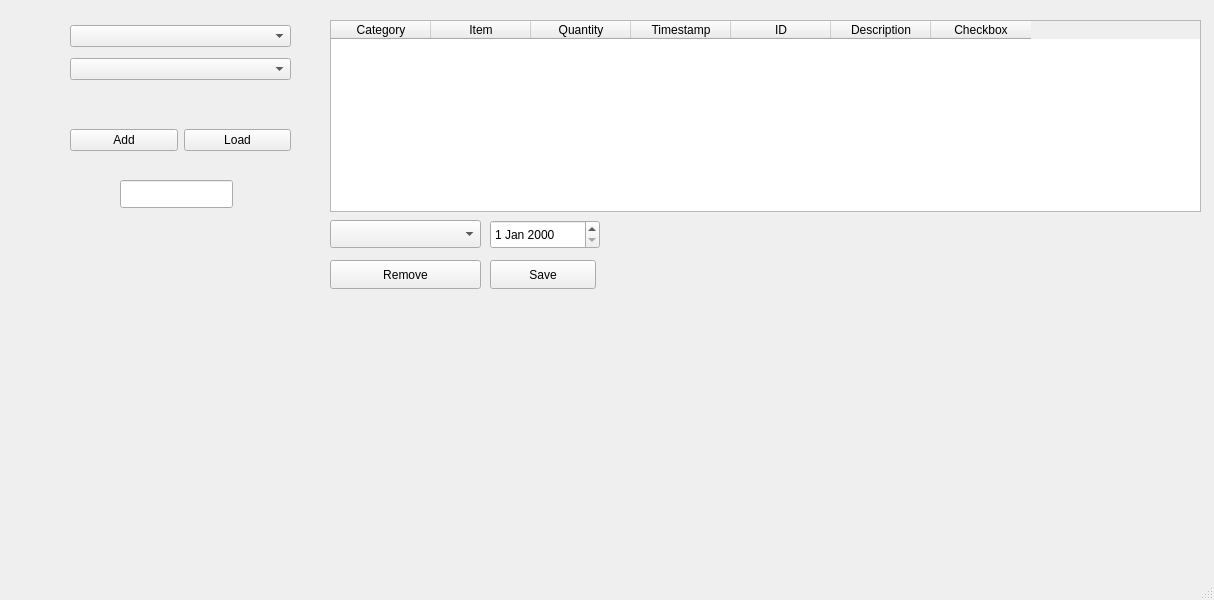
<?xml version="1.0" encoding="UTF-8"?>
<ui version="4.0">
 <class>Inventory</class>
 <widget class="QMainWindow" name="Inventory">
  <property name="geometry">
   <rect>
    <x>0</x>
    <y>0</y>
    <width>1214</width>
    <height>600</height>
   </rect>
  </property>
  <property name="windowTitle">
   <string>Inventory</string>
  </property>
  <widget class="QWidget" name="centralwidget">
   <widget class="QTableWidget" name="tableWidget">
    <property name="geometry">
     <rect>
      <x>330</x>
      <y>20</y>
      <width>871</width>
      <height>192</height>
     </rect>
    </property>
    <column>
     <property name="text">
      <string>Category</string>
     </property>
    </column>
    <column>
     <property name="text">
      <string>Item</string>
     </property>
    </column>
    <column>
     <property name="text">
      <string>Quantity</string>
     </property>
    </column>
    <column>
     <property name="text">
      <string>Timestamp</string>
     </property>
    </column>
    <column>
     <property name="text">
      <string>ID</string>
     </property>
    </column>
    <column>
     <property name="text">
      <string>Description</string>
     </property>
    </column>
    <column>
     <property name="text">
      <string>Checkbox</string>
     </property>
    </column>
   </widget>
   <widget class="QWidget" name="verticalLayoutWidget">
    <property name="geometry">
     <rect>
      <x>70</x>
      <y>20</y>
      <width>221</width>
      <height>65</height>
     </rect>
    </property>
    <layout class="QVBoxLayout" name="verticalLayout">
     <item>
      <widget class="QComboBox" name="comboCategory"/>
     </item>
     <item>
      <widget class="QComboBox" name="comboItem"/>
     </item>
    </layout>
   </widget>
   <widget class="QWidget" name="horizontalLayoutWidget">
    <property name="geometry">
     <rect>
      <x>70</x>
      <y>100</y>
      <width>221</width>
      <height>80</height>
     </rect>
    </property>
    <layout class="QHBoxLayout" name="horizontalLayout">
     <item>
      <widget class="QPushButton" name="btnAdd">
       <property name="text">
        <string>Add</string>
       </property>
      </widget>
     </item>
     <item>
      <widget class="QPushButton" name="btnLoad">
       <property name="text">
        <string>Load</string>
       </property>
      </widget>
     </item>
    </layout>
   </widget>
   <widget class="QPushButton" name="btnRemove">
    <property name="geometry">
     <rect>
      <x>330</x>
      <y>260</y>
      <width>151</width>
      <height>29</height>
     </rect>
    </property>
    <property name="text">
     <string>Remove</string>
    </property>
   </widget>
   <widget class="QComboBox" name="comboFilter">
    <property name="geometry">
     <rect>
      <x>330</x>
      <y>220</y>
      <width>151</width>
      <height>28</height>
     </rect>
    </property>
   </widget>
   <widget class="QDateEdit" name="dateEdit_2">
    <property name="geometry">
     <rect>
      <x>490</x>
      <y>220</y>
      <width>110</width>
      <height>29</height>
     </rect>
    </property>
   </widget>
   <widget class="QLineEdit" name="lineEdit">
    <property name="geometry">
     <rect>
      <x>120</x>
      <y>180</y>
      <width>113</width>
      <height>28</height>
     </rect>
    </property>
   </widget>
   <widget class="QPushButton" name="btnSave">
    <property name="geometry">
     <rect>
      <x>490</x>
      <y>260</y>
      <width>106</width>
      <height>29</height>
     </rect>
    </property>
    <property name="text">
     <string>Save</string>
    </property>
   </widget>
  </widget>
  <widget class="QMenuBar" name="menubar">
   <property name="geometry">
    <rect>
     <x>0</x>
     <y>0</y>
     <width>1214</width>
     <height>25</height>
    </rect>
   </property>
  </widget>
  <widget class="QStatusBar" name="statusbar"/>
 </widget>
 <resources/>
 <connections/>
</ui>
